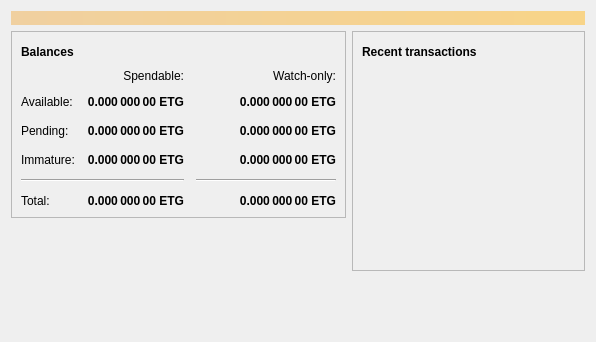
<?xml version="1.0" encoding="UTF-8"?>
<ui version="4.0">
 <class>OverviewPage</class>
 <widget class="QWidget" name="OverviewPage">
  <property name="geometry">
   <rect>
    <x>0</x>
    <y>0</y>
    <width>596</width>
    <height>342</height>
   </rect>
  </property>
  <property name="windowTitle">
   <string>Form</string>
  </property>
  <layout class="QVBoxLayout" name="topLayout">
   <item>
    <widget class="QLabel" name="labelAlerts">
     <property name="visible">
      <bool>false</bool>
     </property>
     <property name="styleSheet">
      <string notr="true">QLabel { background-color: qlineargradient(x1: 0, y1: 0, x2: 1, y2: 0, stop:0 #F0D0A0, stop:1 #F8D488); color:#000000; }</string>
     </property>
     <property name="wordWrap">
      <bool>true</bool>
     </property>
     <property name="margin">
      <number>3</number>
     </property>
     <property name="textInteractionFlags">
      <set>Qt::TextSelectableByMouse</set>
     </property>
    </widget>
   </item>
   <item>
    <layout class="QHBoxLayout" name="horizontalLayout" stretch="1,1">
     <item>
      <layout class="QVBoxLayout" name="verticalLayout_2">
       <item>
        <widget class="QFrame" name="frame">
         <property name="frameShape">
          <enum>QFrame::StyledPanel</enum>
         </property>
         <property name="frameShadow">
          <enum>QFrame::Raised</enum>
         </property>
         <layout class="QVBoxLayout" name="verticalLayout_4">
          <item>
           <layout class="QHBoxLayout" name="horizontalLayout_4">
            <item>
             <widget class="QLabel" name="label_5">
              <property name="font">
               <font>
                <weight>75</weight>
                <bold>true</bold>
               </font>
              </property>
              <property name="text">
               <string>Balances</string>
              </property>
             </widget>
            </item>
            <item>
             <widget class="QPushButton" name="labelWalletStatus">
              <property name="enabled">
               <bool>true</bool>
              </property>
              <property name="maximumSize">
               <size>
                <width>30</width>
                <height>16777215</height>
               </size>
              </property>
              <property name="toolTip">
               <string>The displayed information may be out of date. Your wallet automatically synchronizes with the EternalGen network after a connection is established, but this process has not completed yet.</string>
              </property>
              <property name="text">
               <string/>
              </property>
              <property name="icon">
               <iconset resource="../bitcoin.qrc">
                <normaloff>:/icons/warning</normaloff>
                <disabledoff>:/icons/warning</disabledoff>:/icons/warning</iconset>
              </property>
              <property name="iconSize">
               <size>
                <width>24</width>
                <height>24</height>
               </size>
              </property>
              <property name="flat">
               <bool>true</bool>
              </property>
             </widget>
            </item>
            <item>
             <spacer name="horizontalSpacer_3">
              <property name="orientation">
               <enum>Qt::Horizontal</enum>
              </property>
              <property name="sizeHint" stdset="0">
               <size>
                <width>40</width>
                <height>20</height>
               </size>
              </property>
             </spacer>
            </item>
           </layout>
          </item>
          <item>
           <layout class="QGridLayout" name="gridLayout">
            <property name="spacing">
             <number>12</number>
            </property>
            <item row="2" column="2">
             <widget class="QLabel" name="labelWatchPending">
              <property name="font">
               <font>
                <weight>75</weight>
                <bold>true</bold>
               </font>
              </property>
              <property name="cursor">
               <cursorShape>IBeamCursor</cursorShape>
              </property>
              <property name="toolTip">
               <string>Unconfirmed transactions to watch-only addresses</string>
              </property>
              <property name="text">
               <string notr="true">0.000 000 00 ETG</string>
              </property>
              <property name="alignment">
               <set>Qt::AlignRight|Qt::AlignTrailing|Qt::AlignVCenter</set>
              </property>
              <property name="textInteractionFlags">
               <set>Qt::LinksAccessibleByMouse|Qt::TextSelectableByKeyboard|Qt::TextSelectableByMouse</set>
              </property>
             </widget>
            </item>
            <item row="2" column="1">
             <widget class="QLabel" name="labelUnconfirmed">
              <property name="font">
               <font>
                <weight>75</weight>
                <bold>true</bold>
               </font>
              </property>
              <property name="cursor">
               <cursorShape>IBeamCursor</cursorShape>
              </property>
              <property name="toolTip">
               <string>Total of transactions that have yet to be confirmed, and do not yet count toward the spendable balance</string>
              </property>
              <property name="text">
               <string notr="true">0.000 000 00 ETG</string>
              </property>
              <property name="alignment">
               <set>Qt::AlignRight|Qt::AlignTrailing|Qt::AlignVCenter</set>
              </property>
              <property name="textInteractionFlags">
               <set>Qt::LinksAccessibleByMouse|Qt::TextSelectableByKeyboard|Qt::TextSelectableByMouse</set>
              </property>
             </widget>
            </item>
            <item row="3" column="2">
             <widget class="QLabel" name="labelWatchImmature">
              <property name="font">
               <font>
                <weight>75</weight>
                <bold>true</bold>
               </font>
              </property>
              <property name="cursor">
               <cursorShape>IBeamCursor</cursorShape>
              </property>
              <property name="toolTip">
               <string>Mined balance in watch-only addresses that has not yet matured</string>
              </property>
              <property name="text">
               <string notr="true">0.000 000 00 ETG</string>
              </property>
              <property name="alignment">
               <set>Qt::AlignRight|Qt::AlignTrailing|Qt::AlignVCenter</set>
              </property>
              <property name="textInteractionFlags">
               <set>Qt::LinksAccessibleByMouse|Qt::TextSelectableByKeyboard|Qt::TextSelectableByMouse</set>
              </property>
             </widget>
            </item>
            <item row="4" column="0" colspan="2">
             <widget class="Line" name="line">
              <property name="orientation">
               <enum>Qt::Horizontal</enum>
              </property>
             </widget>
            </item>
            <item row="4" column="2">
             <widget class="Line" name="lineWatchBalance">
              <property name="sizePolicy">
               <sizepolicy hsizetype="Preferred" vsizetype="Fixed">
                <horstretch>0</horstretch>
                <verstretch>0</verstretch>
               </sizepolicy>
              </property>
              <property name="minimumSize">
               <size>
                <width>140</width>
                <height>0</height>
               </size>
              </property>
              <property name="orientation">
               <enum>Qt::Horizontal</enum>
              </property>
             </widget>
            </item>
            <item row="5" column="0">
             <widget class="QLabel" name="labelTotalText">
              <property name="text">
               <string>Total:</string>
              </property>
             </widget>
            </item>
            <item row="3" column="1">
             <widget class="QLabel" name="labelImmature">
              <property name="font">
               <font>
                <weight>75</weight>
                <bold>true</bold>
               </font>
              </property>
              <property name="cursor">
               <cursorShape>IBeamCursor</cursorShape>
              </property>
              <property name="toolTip">
               <string>Mined balance that has not yet matured</string>
              </property>
              <property name="text">
               <string notr="true">0.000 000 00 ETG</string>
              </property>
              <property name="alignment">
               <set>Qt::AlignRight|Qt::AlignTrailing|Qt::AlignVCenter</set>
              </property>
              <property name="textInteractionFlags">
               <set>Qt::LinksAccessibleByMouse|Qt::TextSelectableByKeyboard|Qt::TextSelectableByMouse</set>
              </property>
             </widget>
            </item>
            <item row="2" column="3">
             <spacer name="horizontalSpacer_2">
              <property name="orientation">
               <enum>Qt::Horizontal</enum>
              </property>
              <property name="sizeHint" stdset="0">
               <size>
                <width>40</width>
                <height>20</height>
               </size>
              </property>
             </spacer>
            </item>
            <item row="3" column="0">
             <widget class="QLabel" name="labelImmatureText">
              <property name="text">
               <string>Immature:</string>
              </property>
             </widget>
            </item>
            <item row="5" column="1">
             <widget class="QLabel" name="labelTotal">
              <property name="font">
               <font>
                <weight>75</weight>
                <bold>true</bold>
               </font>
              </property>
              <property name="cursor">
               <cursorShape>IBeamCursor</cursorShape>
              </property>
              <property name="toolTip">
               <string>Your current total balance</string>
              </property>
              <property name="text">
               <string notr="true">0.000 000 00 ETG</string>
              </property>
              <property name="alignment">
               <set>Qt::AlignRight|Qt::AlignTrailing|Qt::AlignVCenter</set>
              </property>
              <property name="textInteractionFlags">
               <set>Qt::LinksAccessibleByMouse|Qt::TextSelectableByKeyboard|Qt::TextSelectableByMouse</set>
              </property>
             </widget>
            </item>
            <item row="5" column="2">
             <widget class="QLabel" name="labelWatchTotal">
              <property name="font">
               <font>
                <weight>75</weight>
                <bold>true</bold>
               </font>
              </property>
              <property name="cursor">
               <cursorShape>IBeamCursor</cursorShape>
              </property>
              <property name="toolTip">
               <string>Current total balance in watch-only addresses</string>
              </property>
              <property name="text">
               <string notr="true">0.000 000 00 ETG</string>
              </property>
              <property name="alignment">
               <set>Qt::AlignRight|Qt::AlignTrailing|Qt::AlignVCenter</set>
              </property>
              <property name="textInteractionFlags">
               <set>Qt::LinksAccessibleByMouse|Qt::TextSelectableByKeyboard|Qt::TextSelectableByMouse</set>
              </property>
             </widget>
            </item>
            <item row="0" column="2">
             <widget class="QLabel" name="labelWatchonly">
              <property name="text">
               <string>Watch-only:</string>
              </property>
              <property name="alignment">
               <set>Qt::AlignRight|Qt::AlignTrailing|Qt::AlignVCenter</set>
              </property>
             </widget>
            </item>
            <item row="1" column="0">
             <widget class="QLabel" name="labelBalanceText">
              <property name="text">
               <string>Available:</string>
              </property>
             </widget>
            </item>
            <item row="1" column="1">
             <widget class="QLabel" name="labelBalance">
              <property name="font">
               <font>
                <weight>75</weight>
                <bold>true</bold>
               </font>
              </property>
              <property name="cursor">
               <cursorShape>IBeamCursor</cursorShape>
              </property>
              <property name="toolTip">
               <string>Your current spendable balance</string>
              </property>
              <property name="text">
               <string notr="true">0.000 000 00 ETG</string>
              </property>
              <property name="alignment">
               <set>Qt::AlignRight|Qt::AlignTrailing|Qt::AlignVCenter</set>
              </property>
              <property name="textInteractionFlags">
               <set>Qt::LinksAccessibleByMouse|Qt::TextSelectableByKeyboard|Qt::TextSelectableByMouse</set>
              </property>
             </widget>
            </item>
            <item row="1" column="2">
             <widget class="QLabel" name="labelWatchAvailable">
              <property name="font">
               <font>
                <weight>75</weight>
                <bold>true</bold>
               </font>
              </property>
              <property name="cursor">
               <cursorShape>IBeamCursor</cursorShape>
              </property>
              <property name="toolTip">
               <string>Your current balance in watch-only addresses</string>
              </property>
              <property name="text">
               <string notr="true">0.000 000 00 ETG</string>
              </property>
              <property name="alignment">
               <set>Qt::AlignRight|Qt::AlignTrailing|Qt::AlignVCenter</set>
              </property>
              <property name="textInteractionFlags">
               <set>Qt::LinksAccessibleByMouse|Qt::TextSelectableByKeyboard|Qt::TextSelectableByMouse</set>
              </property>
             </widget>
            </item>
            <item row="2" column="0">
             <widget class="QLabel" name="labelPendingText">
              <property name="text">
               <string>Pending:</string>
              </property>
             </widget>
            </item>
            <item row="0" column="1">
             <widget class="QLabel" name="labelSpendable">
              <property name="text">
               <string>Spendable:</string>
              </property>
              <property name="alignment">
               <set>Qt::AlignRight|Qt::AlignTrailing|Qt::AlignVCenter</set>
              </property>
             </widget>
            </item>
           </layout>
          </item>
         </layout>
        </widget>
       </item>
       <item>
        <spacer name="verticalSpacer">
         <property name="orientation">
          <enum>Qt::Vertical</enum>
         </property>
         <property name="sizeHint" stdset="0">
          <size>
           <width>20</width>
           <height>40</height>
          </size>
         </property>
        </spacer>
       </item>
      </layout>
     </item>
     <item>
      <layout class="QVBoxLayout" name="verticalLayout_3">
       <item>
        <widget class="QFrame" name="frame_2">
         <property name="frameShape">
          <enum>QFrame::StyledPanel</enum>
         </property>
         <property name="frameShadow">
          <enum>QFrame::Raised</enum>
         </property>
         <layout class="QVBoxLayout" name="verticalLayout">
          <item>
           <layout class="QHBoxLayout" name="horizontalLayout_2">
            <item>
             <widget class="QLabel" name="label_4">
              <property name="font">
               <font>
                <weight>75</weight>
                <bold>true</bold>
               </font>
              </property>
              <property name="text">
               <string>Recent transactions</string>
              </property>
             </widget>
            </item>
            <item>
             <widget class="QPushButton" name="labelTransactionsStatus">
              <property name="enabled">
               <bool>true</bool>
              </property>
              <property name="maximumSize">
               <size>
                <width>30</width>
                <height>16777215</height>
               </size>
              </property>
              <property name="toolTip">
               <string>The displayed information may be out of date. Your wallet automatically synchronizes with the EternalGen network after a connection is established, but this process has not completed yet.</string>
              </property>
              <property name="text">
               <string/>
              </property>
              <property name="icon">
               <iconset resource="../bitcoin.qrc">
                <normaloff>:/icons/warning</normaloff>
                <disabledoff>:/icons/warning</disabledoff>:/icons/warning</iconset>
              </property>
              <property name="iconSize">
               <size>
                <width>24</width>
                <height>24</height>
               </size>
              </property>
              <property name="flat">
               <bool>true</bool>
              </property>
             </widget>
            </item>
            <item>
             <spacer name="horizontalSpacer">
              <property name="orientation">
               <enum>Qt::Horizontal</enum>
              </property>
              <property name="sizeHint" stdset="0">
               <size>
                <width>40</width>
                <height>20</height>
               </size>
              </property>
             </spacer>
            </item>
           </layout>
          </item>
          <item>
           <widget class="QListView" name="listTransactions">
            <property name="styleSheet">
             <string notr="true">QListView { background: transparent; }</string>
            </property>
            <property name="frameShape">
             <enum>QFrame::NoFrame</enum>
            </property>
            <property name="verticalScrollBarPolicy">
             <enum>Qt::ScrollBarAlwaysOff</enum>
            </property>
            <property name="horizontalScrollBarPolicy">
             <enum>Qt::ScrollBarAlwaysOff</enum>
            </property>
            <property name="selectionMode">
             <enum>QAbstractItemView::NoSelection</enum>
            </property>
           </widget>
          </item>
         </layout>
        </widget>
       </item>
       <item>
        <spacer name="verticalSpacer_2">
         <property name="orientation">
          <enum>Qt::Vertical</enum>
         </property>
         <property name="sizeHint" stdset="0">
          <size>
           <width>20</width>
           <height>40</height>
          </size>
         </property>
        </spacer>
       </item>
      </layout>
     </item>
    </layout>
   </item>
  </layout>
 </widget>
 <resources/>
 <connections/>
</ui>
